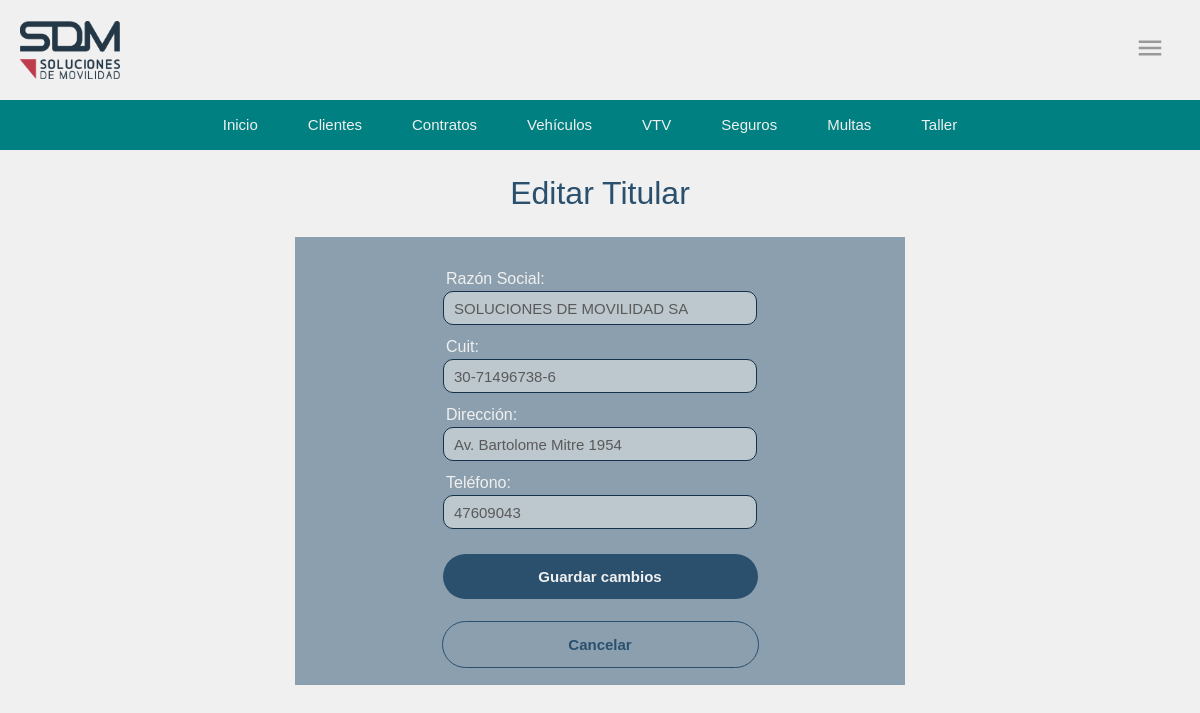
Page /operacion/titular/editar/2/ (signed in) on the committed database.
### operacion/models.py (models this page shows, shortened)
class Titular(models.Model):
    razon_social = models.CharField(max_length=255, blank=True, null=True, verbose_name="Razón Social")  # Razón social para personas jurídicas
    cuit = models.CharField(max_length=13, unique=True)  # CUIT/CUIL único
    direccion = models.CharField(max_length=255, verbose_name="Dirección")
    telefono = models.CharField(max_length=20, verbose_name="Teléfono")

### operacion/views.py (the view)
# urls.py: path('titular/editar/<int:pk>/', editar_titular, name='editar_titular'),
@login_required
def editar_titular(request, pk):
    titular = get_object_or_404(Titular, pk=pk)
    if request.method == 'POST':
        form = TitularForm(request.POST, instance=titular)
        if form.is_valid():
            form.save()
            return redirect('titular_listado')  # Redirigir al listado después de guardar
    else:
        form = TitularForm(instance=titular)
    return render(request, 'titular/editar_titular.html', {'form': form})

### operacion/forms.py
class TitularForm(forms.ModelForm):
    class Meta:
        model = Titular
        fields = '__all__'  # Incluye todos los campos del modelo

### operacion/templates/titular/editar_titular.html (shortened to what this page needs)
{% load static %}
<!DOCTYPE html>
<html lang="en">
<head>
    <link rel="stylesheet" type="text/css" href="{% static './style_form.css' %}">
</head>
<body class="app">
    <div class="head">
        {% include 'cabecera.html' %}
        {% include 'bnav.html' %}
    </div>
    <h1>Editar Titular</h1>
    <form method="post">
        {{ form.as_p }}
        <button type="submit">Guardar cambios</button>
        <a href="{% url 'titular_listado' %}">Cancelar</a>
    </form>
</body>
</html>

### operacion/static/style_form.css (style rules this page uses)
body { margin: 0; padding: 0; }
:root { --background: rgb(240,240,240); --foreground: rgb(42, 80, 110); }
.app { display: flex; flex-direction: column; justify-content: center; align-items: center; background-color: var(--background); }
.head { position: sticky; top: 0; z-index: 99; }
h1 { color:var(--foreground); font-family: Verdana, Geneva, Tahoma, sans-serif; font-weight: lighter; margin: 25px; }
form button { margin: 20px; width: 315px; height: 45px; background-color: rgb(42, 80, 110); border-radius: 50px; border: 0px; color: rgb(240,240,240); font-size: 15px; font-family: Verdana, Geneva, Tahoma, sans-serif; font-weight: bold; }
form a { margin: 2px; width: 315px; height: 45px; border-radius: 50px; border: solid 1px rgb(42, 80, 110); color: rgb(42, 80, 110); font-size: 15px; font-family: Verdana, Geneva, Tahoma, sans-serif; font-weight: bold; text-decoration: none; text-align: center; align-content: center; }

### operacion/static/style_cabecera.css (style rules this page uses)
body { margin: 0; padding: 0; }

### operacion/static/style_bnav.css (style rules this page uses)
body { margin: 0; padding: 0; }

### rows in the picture
Titular: razon_social "SOLUCIONES DE MOVILIDAD SA", cuit "30-71496738-6", direccion "Av. Bartolome Mitre 1954", telefono "47609043"
